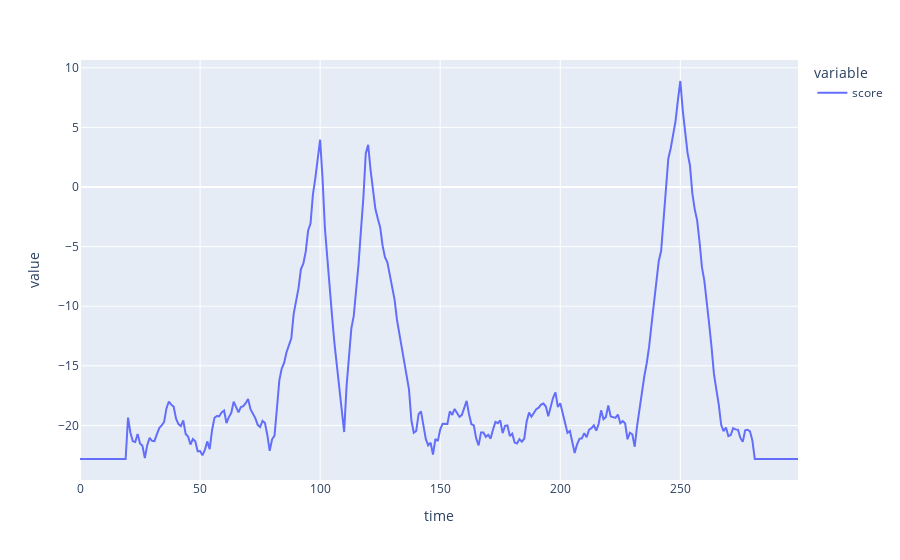

The cell this chart's notebook holds for it:
### Code cell
import plotly.express as px

scores_fig = px.line(detection_scores)
scores_fig

### Figure 1 — Plotly figure (JSON) as saved in the notebook; plotly's stock layout.template omitted (floating-point values rounded to 4 significant figures; data arrays with more than 128 entries replaced by an {"elided": "..."} marker saying what was removed)
{"data": [{"hovertemplate": "variable=score<br>time=%{x}<br>value=%{y}<extra></extra>", "legendgroup": "score", "line": {"color": "#636efa", "dash": "solid"}, "marker": {"symbol": "circle"}, "mode": "lines", "name": "score", "orientation": "v", "showlegend": true, "type": "scatter", "x": {"elided": "300 int values"}, "xaxis": "x", "y": {"elided": "300 float values"}, "yaxis": "y"}], "layout": {"legend": {"title": {"text": "variable"}, "tracegroupgap": 0}, "margin": {"t": 60}, "xaxis": {"anchor": "y", "domain": [0, 1], "title": {"text": "time"}}, "yaxis": {"anchor": "x", "domain": [0, 1], "title": {"text": "value"}}}}
